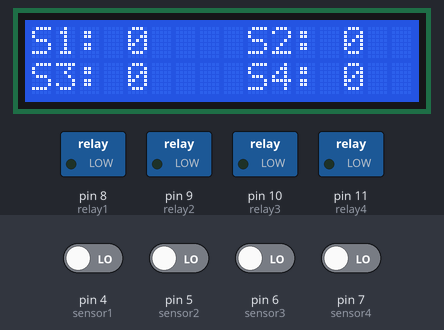
Bench run of a sketch on a simulated Arduino Uno, built with avr-gcc and run on an emulated ATmega328P. Shown: 16×2 character LCD, switched loads named in the sketch (green lamp = pin HIGH). The test bench sets the inputs (shaded band); at power-on: pin 4 (sensor1), pin 5 (sensor2), pin 6 (sensor3), pin 7 (sensor4) LOW. What the sketch prints to the serial monitor is not drawn.

Above: at 5.3 s.
5.4 s: pin 4 (sensor1) driven HIGH
At 6.5 s:
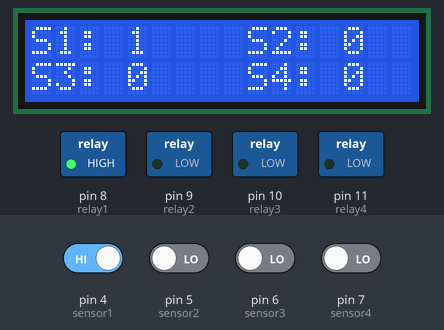
7.5 s: pin 5 (sensor2) driven HIGH
At 9.2 s:
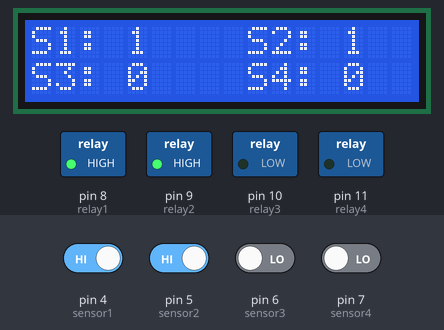
9.6 s: pin 6 (sensor3) driven HIGH
At 11.4 s:
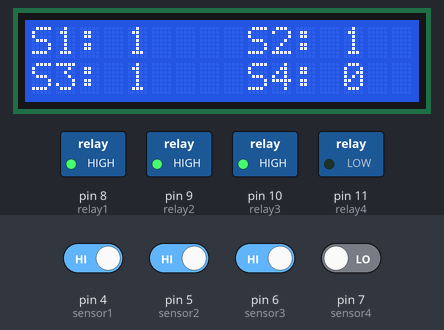
11.7 s: pin 7 (sensor4) driven HIGH
At 13.4 s:
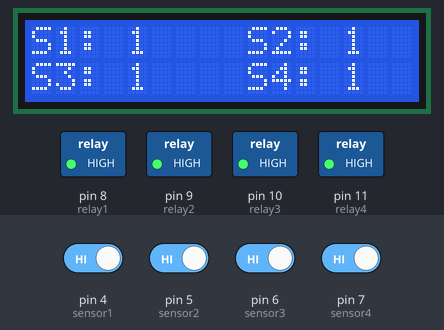
13.7 s: pin 4 (sensor1) driven LOW
At 15.2 s:
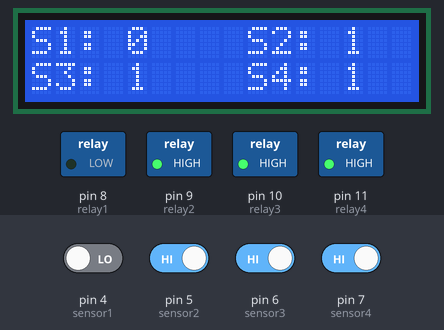
15.7 s: pin 5 (sensor2) driven LOW
At 16.6 s:
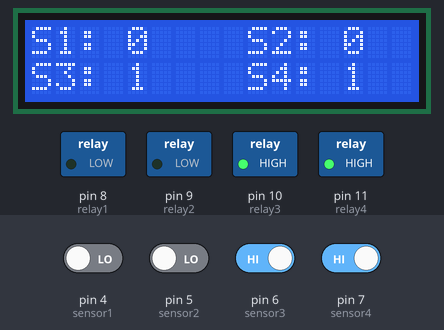
Timing chart, 0 to 18.7 s (numbered marks = the images above; inputs shaded):
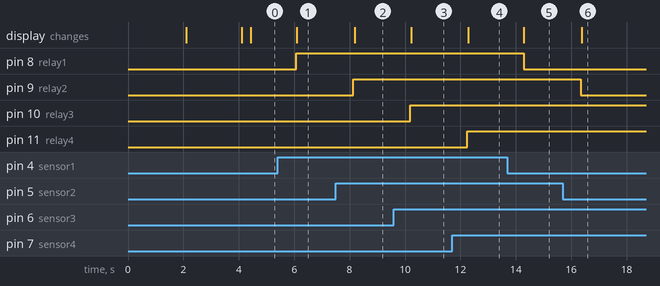

Measured:
- after the input at 5.4 s, pin 8 (relay1): LOW → HIGH after 0.68 s; the display: changes after 0.68 s (image 1)
- after the input at 7.5 s, pin 9 (relay2): LOW → HIGH after 0.64 s; the display: changes after 0.68 s (image 2)
- after the input at 9.6 s, pin 10 (relay3): LOW → HIGH after 0.59 s; the display: changes after 0.63 s (image 3)
- after the input at 11.7 s, pin 11 (relay4): LOW → HIGH after 0.55 s; the display: changes after 0.58 s (image 4)
- after the input at 13.7 s, pin 8 (relay1): HIGH → LOW after 0.58 s; the display: changes after 0.58 s (image 5)
- after the input at 15.7 s, pin 9 (relay2): HIGH → LOW after 0.64 s; the display: changes after 0.68 s (image 6)

The sketch:

Garden_Watering.ino
```cpp
#include <LiquidCrystal_I2C.h>

LiquidCrystal_I2C lcd(0x27, 16, 2);  // Default address of most PCF8574 modules, change according

int sensor1 = 4;
int sensor2 = 5;
int sensor3 = 6;
int sensor4 = 7;

// declaring the relay pins
int relay1 = 8;
int relay2 = 9;
int relay3 = 10;
int relay4 = 11;

int sense1state = 0;
int sense2state = 0;
int sense3state = 0;
int sense4state = 0;


void setup() {
  // put your setup code here, to run once:
  lcd.init();
  lcd.backlight();
  Serial.begin(9600);

  pinMode(sensor1, INPUT);
  pinMode(sensor2, INPUT);
  pinMode(sensor3, INPUT);
  pinMode(sensor4, INPUT);

  pinMode(relay1, OUTPUT);
  pinMode(relay2, OUTPUT);
  pinMode(relay3, OUTPUT);
  pinMode(relay4, OUTPUT);

  Serial.println("Automatic Garden Watering System");
  lcd.setCursor(0, 0);
  lcd.print("AUTOMATIC GARDEN");
  lcd.setCursor(0, 1);
  lcd.print("WATERING SYSTEM");
  delay(2000);
  lcd.clear();

  lcd.setCursor(0, 0);
  lcd.print("DEVICE READY");
  delay(2000);
  lcd.clear();

  sense1state = 0;
  sense2state = 0;
  sense3state = 0;
  sense4state = 0;
}

void loop() {
  // put your main code here, to run repeatedly:
  int sense1 = digitalRead(sensor1);
  int sense2 = digitalRead(sensor2);
  int sense3 = digitalRead(sensor3);
  int sense4 = digitalRead(sensor4);

  Serial.print("S1: ");
  Serial.print(sense1);
  Serial.println("    ");
  Serial.print("  S2: ");
  Serial.println(sense2);

  Serial.print("S3: ");
  Serial.print(sense3);
  Serial.println("    ");
  Serial.print("S4: ");
  Serial.println(sense4);
  delay(300);

  lcd.setCursor(0, 0);
  lcd.print("S1: ");
  lcd.setCursor(4, 0);
  lcd.print(sense1state);

  lcd.setCursor(9, 0);
  lcd.print("S2: ");
  lcd.setCursor(13, 0);
  lcd.print(sense2state);

  lcd.setCursor(0, 1);
  lcd.print("S3: ");
  lcd.setCursor(4, 1);
  lcd.print(sense3state);

  lcd.setCursor(9, 1);
  lcd.print("S4: ");
  lcd.setCursor(13, 1);
  lcd.print(sense4state);

  if (sense1 == HIGH) {
    digitalWrite(relay1, HIGH);
    sense1state = 1;
    Serial.println("Valve 1 on for water flow");
    lcd.setCursor(0, 0);
    lcd.print("S1: ");
    lcd.setCursor(4, 0);
    lcd.print(sense1state);

  } else if (sense1 == LOW) {
    digitalWrite(relay1, LOW);
    sense1state = 0;
    Serial.println("Valve 1 Off no water flow");
    lcd.setCursor(0, 0);
    lcd.print("S1: ");
    lcd.setCursor(4, 0);
    lcd.print(sense1state);
  }

  if (sense2 == HIGH) {
    digitalWrite(relay2, HIGH);
    sense2state = 1;
    Serial.println("Valve 2 on for water flow");
    lcd.setCursor(9, 0);
    lcd.print("S2: ");
    lcd.setCursor(13, 0);
    lcd.print(sense2state);

  } else if (sense2 == LOW) {
    digitalWrite(relay2, LOW);
    sense2state = 0;
    Serial.println("Valve 2 off np water flow");
    lcd.setCursor(9, 0);
    lcd.print("S2: ");
    lcd.setCursor(13, 0);
    lcd.print(sense2state);
  }

  if (sense3 == HIGH) {
    digitalWrite(relay3, HIGH);
    sense3state = 1;
    Serial.println("Valve 3 on for water flow");
    lcd.setCursor(0, 1);
    lcd.print("S3: ");
    lcd.setCursor(4, 1);
    lcd.print(sense3state);

  } else if (sense3 == LOW) {
    digitalWrite(relay3, LOW);
    sense3state = 0;
    Serial.println("Valve 3 off no water flow");
    lcd.setCursor(0, 1);
    lcd.print("S3: ");
    lcd.setCursor(4, 1);
    lcd.print(sense3state);
  }

  if (sense4 == HIGH) {
    digitalWrite(relay4, HIGH);
    sense4state = 1;
    Serial.println("Valve 4 on for water flow");
    lcd.setCursor(9, 1);
    lcd.print("S4: ");
    lcd.setCursor(13, 1);
    lcd.print(sense4state);

  } else if (sense4 == LOW) {
    digitalWrite(relay4, LOW);
    sense4state = 0;
    Serial.println("Valve 4 off no water flow");
    lcd.setCursor(9, 1);
    lcd.print("S4: ");
    lcd.setCursor(13, 1);
    lcd.print(sense4state);
  }
}
```
